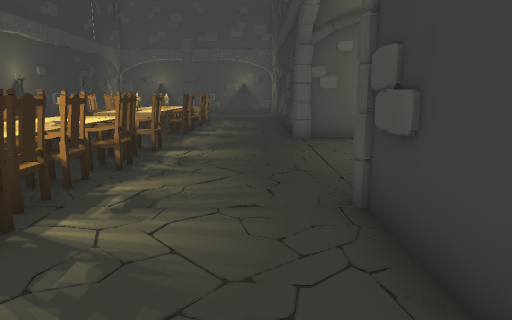
view 1 (above)

18 first-person views from a walk through a Unity game level. The camera is 1.4 m above the floor, tilts 10° down and sees 70° across. Doors are open. The floor is counted in squares, 1 m on a side. Each view is taken from the middle of a square. On the plan, view 1 faces up. The plan holds only what a view shows up to about 16 squares ahead; the rest is blank. The place goes on beyond the plan. The player character is not drawn. Some surface patterns are stand-ins.

view 2
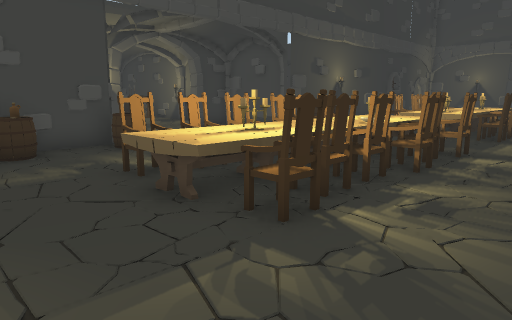

view 3
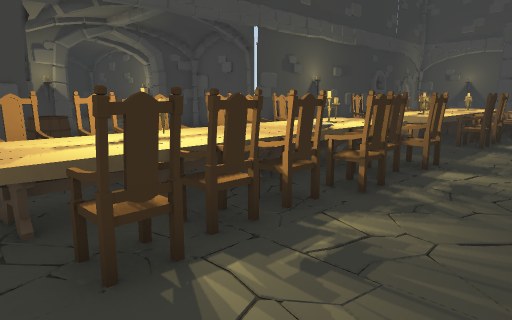

view 4
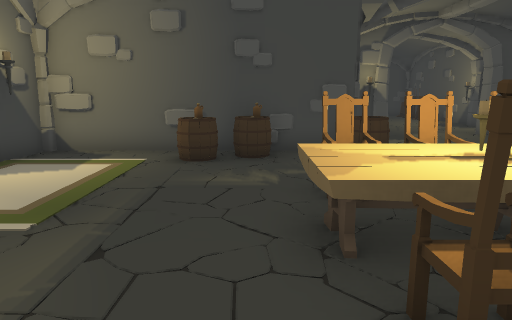

view 5
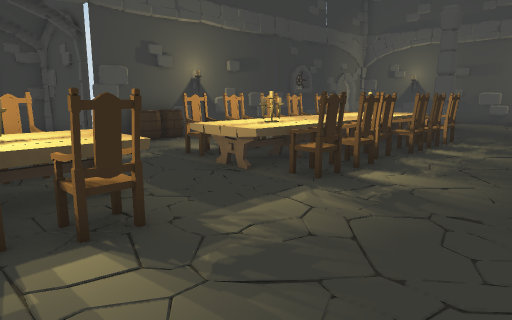

view 6
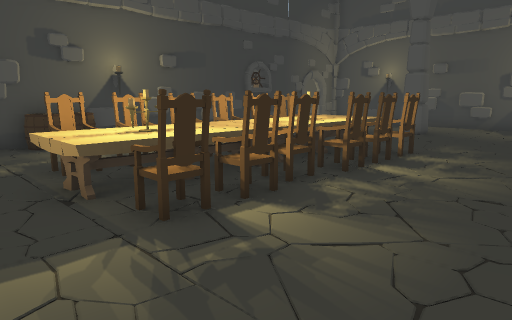

view 7
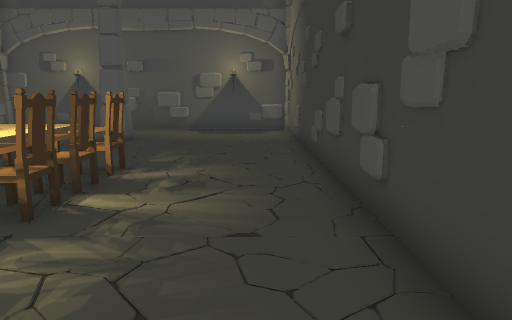

view 8
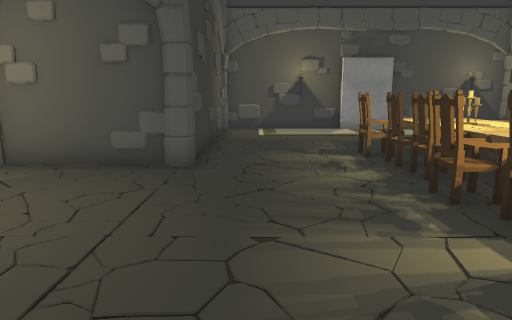

view 9
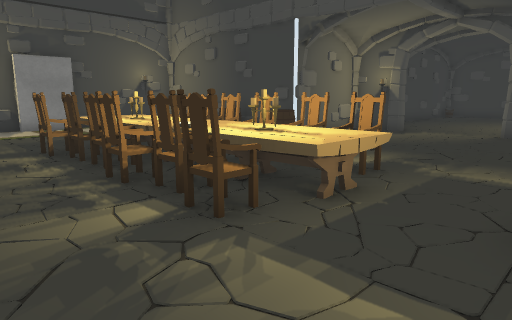

view 10
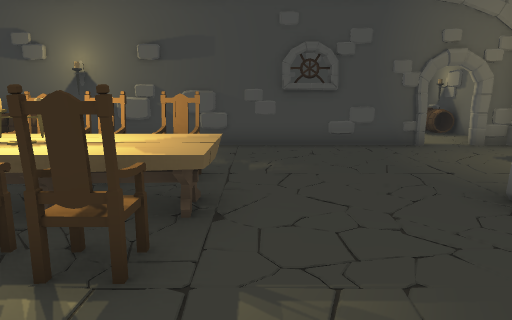

view 11
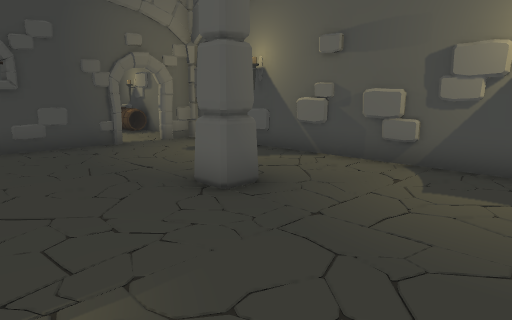

view 12
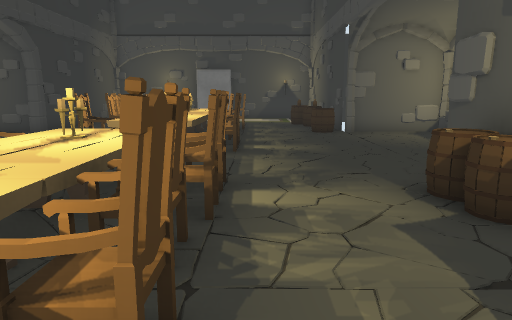

view 13
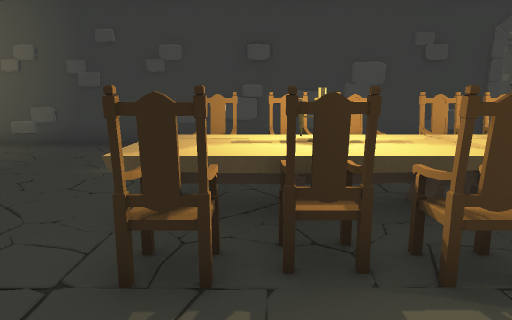

view 14
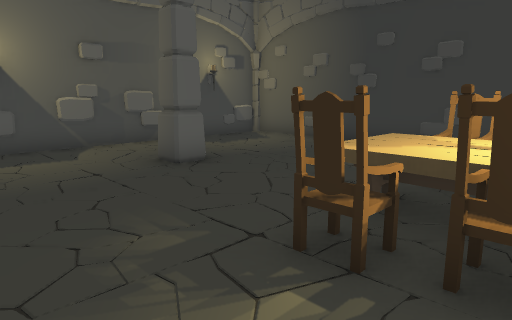

view 15
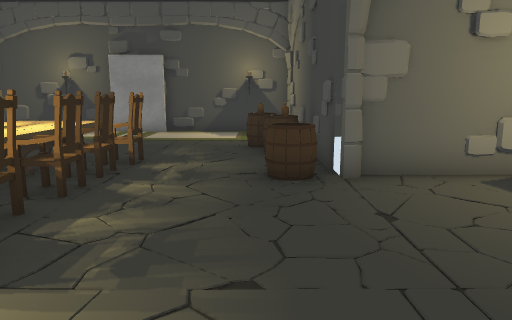

view 16
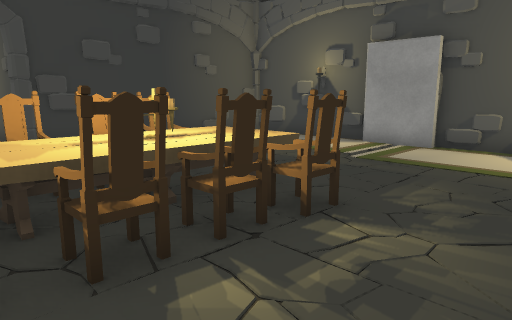

view 17
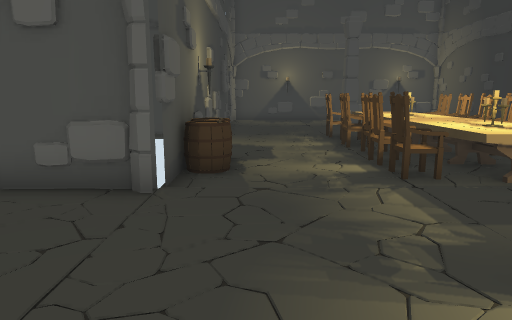

view 18
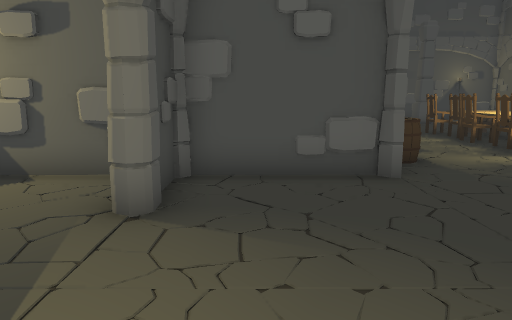

### Floor plan
Ten units are one square. View 1 is at (0, 0); x grows to the right and y downward. Boxes are objects, and circles mark ways between rooms. Rooms are numbered by the first view taken in them; rooms with no view inside come last. Other rooms are left out.
<svg viewBox="-155 -290 205 329">
<path fill="none" stroke="#000" d="M14 -122 14 -282 -3 -285M35 -124 17 -124M14 -188 13 -193M-104 -46 -104 34M-105 -216 -103 -195M-102 -232 -103 -218M-104 -243 -103 -236M-101 -257 -105 -252M-104 -256 -104 -124M-35 34 12 34M-33 -282 -40 -284M14 34 14 -46 45 -46M-52 -283 -59 -284M-48 -284 -53 -283M-102 34 -55 34 -55 31 -35 31M14 -284 -102 -284 -103 -277M-104 -284 -104 -275M14 -168 13 -175M-105 -39 -103 -28M-28 -284 -36 -283M-144 -68 -144 -46 -104 -46M-104 -124 -144 -124 -144 -103M-114 -123 -123 -125M-108 -124 -120 -122M-136 -47 -127 -46"/>
<rect x="-105" y="-15" width="20" height="20" fill="#bbb"><title>other object</title></rect>
<rect x="-105" y="-25" width="10" height="10" fill="#bbb"><title>other object</title></rect>
<rect x="-105" y="-55" width="20" height="10" fill="#bbb"><title>other object</title></rect>
<rect x="-105" y="-145" width="10" height="10" fill="#bbb"><title>other object</title></rect>
<rect x="-105" y="-155" width="10" height="10" fill="#bbb"><title>other object</title></rect>
<rect x="-95" y="-15" width="10" height="10" fill="#bbb"><title>other object</title></rect>
<rect x="-95" y="-25" width="10" height="10" fill="#bbb"><title>other object</title></rect>
<rect x="-75" y="-5" width="10" height="20" fill="#bbb"><title>other object</title></rect>
<rect x="-65" y="-45" width="10" height="20" fill="#bbb"><title>other object</title></rect>
<rect x="-65" y="-55" width="10" height="10" fill="#bbb"><title>other object</title></rect>
<rect x="-65" y="-65" width="10" height="10" fill="#bbb"><title>other object</title></rect>
<rect x="-65" y="-75" width="10" height="10" fill="#bbb"><title>other object</title></rect>
<rect x="-65" y="-95" width="10" height="20" fill="#bbb"><title>other object</title></rect>
<rect x="-65" y="-105" width="10" height="10" fill="#bbb"><title>other object</title></rect>
<rect x="-65" y="-145" width="10" height="20" fill="#bbb"><title>other object</title></rect>
<rect x="-65" y="-155" width="10" height="10" fill="#bbb"><title>other object</title></rect>
<rect x="-65" y="-165" width="10" height="10" fill="#bbb"><title>other object</title></rect>
<rect x="-65" y="-175" width="10" height="10" fill="#bbb"><title>other object</title></rect>
<rect x="-65" y="-195" width="10" height="20" fill="#bbb"><title>other object</title></rect>
<rect x="-65" y="-205" width="10" height="10" fill="#bbb"><title>other object</title></rect>
<rect x="-55" y="-65" width="20" height="40" fill="#bbb"><title>other object</title></rect>
<rect x="-55" y="-105" width="20" height="40" fill="#bbb"><title>other object</title></rect>
<rect x="-55" y="-165" width="20" height="40" fill="#bbb"><title>other object</title></rect>
<rect x="-55" y="-205" width="20" height="40" fill="#bbb"><title>other object</title></rect>
<rect x="-55" y="-255" width="20" height="10" fill="#bbb"><title>other object</title></rect>
<rect x="-35" y="-45" width="10" height="20" fill="#bbb"><title>other object</title></rect>
<rect x="-35" y="-55" width="10" height="10" fill="#bbb"><title>other object</title></rect>
<rect x="-35" y="-65" width="10" height="10" fill="#bbb"><title>other object</title></rect>
<rect x="-35" y="-75" width="10" height="10" fill="#bbb"><title>other object</title></rect>
<rect x="-35" y="-85" width="10" height="10" fill="#bbb"><title>other object</title></rect>
<rect x="-35" y="-105" width="10" height="20" fill="#bbb"><title>other object</title></rect>
<rect x="-35" y="-145" width="10" height="20" fill="#bbb"><title>other object</title></rect>
<rect x="-35" y="-155" width="10" height="10" fill="#bbb"><title>other object</title></rect>
<rect x="-35" y="-165" width="10" height="10" fill="#bbb"><title>other object</title></rect>
<rect x="-35" y="-175" width="10" height="10" fill="#bbb"><title>other object</title></rect>
<rect x="-35" y="-195" width="10" height="20" fill="#bbb"><title>other object</title></rect>
<rect x="-35" y="-205" width="10" height="10" fill="#bbb"><title>other object</title></rect>
<circle cx="-105" cy="-110" r="3" fill="#2a7"/>
<circle cx="-105" cy="-85" r="3" fill="#2a7"/>
<circle cx="-106" cy="-62" r="3" fill="#2a7"/>
<text x="-40" y="-120">1</text>
<text x="-120" y="-90">2</text>
</svg>
Room 1 opens to room 2.

Where each view was taken, in squares from view 1:
view 1: 0 up, 0 right, facing up
view 2: 0 up, 0 right, facing up-left
view 3: 2 up, 0 right, facing up-left
view 4: 2 up, 1 left, facing left
view 5: 8 up, 1 right, facing up-left
view 6: 11 up, 1 right, facing up-left
view 7: 13 up, 0 right, facing up
view 8: 12 up, 0 right, facing down
view 9: 13 up, 0 right, facing down-left
view 10: 21 up, 0 right, facing left
view 11: 21 up, 0 right, facing up-left
view 12: 19 up, 7 left, facing down
view 13: 19 up, 9 left, facing right
view 14: 18 up, 9 left, facing up-right
view 15: 11 up, 9 left, facing down
view 16: 7 up, 9 left, facing down-right
view 17: 7 up, 9 left, facing up
view 18: 6 up, 13 left, facing up
